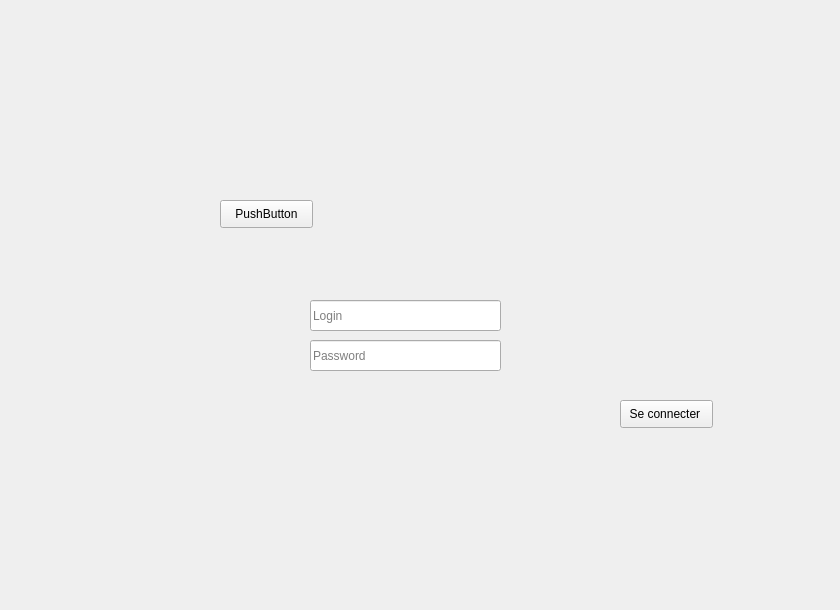
      <widget class="QWidget" name="page_5">
       <widget class="QPushButton" name="pushButton_27">
        <property name="geometry">
         <rect>
          <x>220</x>
          <y>200</y>
          <width>93</width>
          <height>28</height>
         </rect>
        </property>
        <property name="text">
         <string>PushButton</string>
        </property>
       </widget>
       <widget class="QLabel" name="label_31">
        <property name="geometry">
         <rect>
          <x>0</x>
          <y>-10</y>
          <width>831</width>
          <height>601</height>
         </rect>
        </property>
        <property name="text">
         <string/>
        </property>
        <property name="pixmap">
         <pixmap>../999/background.jpg</pixmap>
        </property>
        <property name="scaledContents">
         <bool>true</bool>
        </property>
       </widget>
       <widget class="QLineEdit" name="lineEdit_63">
        <property name="geometry">
         <rect>
          <x>310</x>
          <y>300</y>
          <width>191</width>
          <height>31</height>
         </rect>
        </property>
        <property name="inputMask">
         <string/>
        </property>
        <property name="text">
         <string/>
        </property>
        <property name="placeholderText">
         <string>Login</string>
        </property>
       </widget>
       <widget class="QLineEdit" name="lineEdit_64">
        <property name="geometry">
         <rect>
          <x>310</x>
          <y>340</y>
          <width>191</width>
          <height>31</height>
         </rect>
        </property>
        <property name="inputMask">
         <string/>
        </property>
        <property name="text">
         <string/>
        </property>
        <property name="placeholderText">
         <string>Password</string>
        </property>
       </widget>
       <widget class="QPushButton" name="pushButton_28">
        <property name="geometry">
         <rect>
          <x>620</x>
          <y>400</y>
          <width>93</width>
          <height>28</height>
         </rect>
        </property>
        <property name="text">
         <string>Se connecter </string>
        </property>
       </widget>
      </widget>
